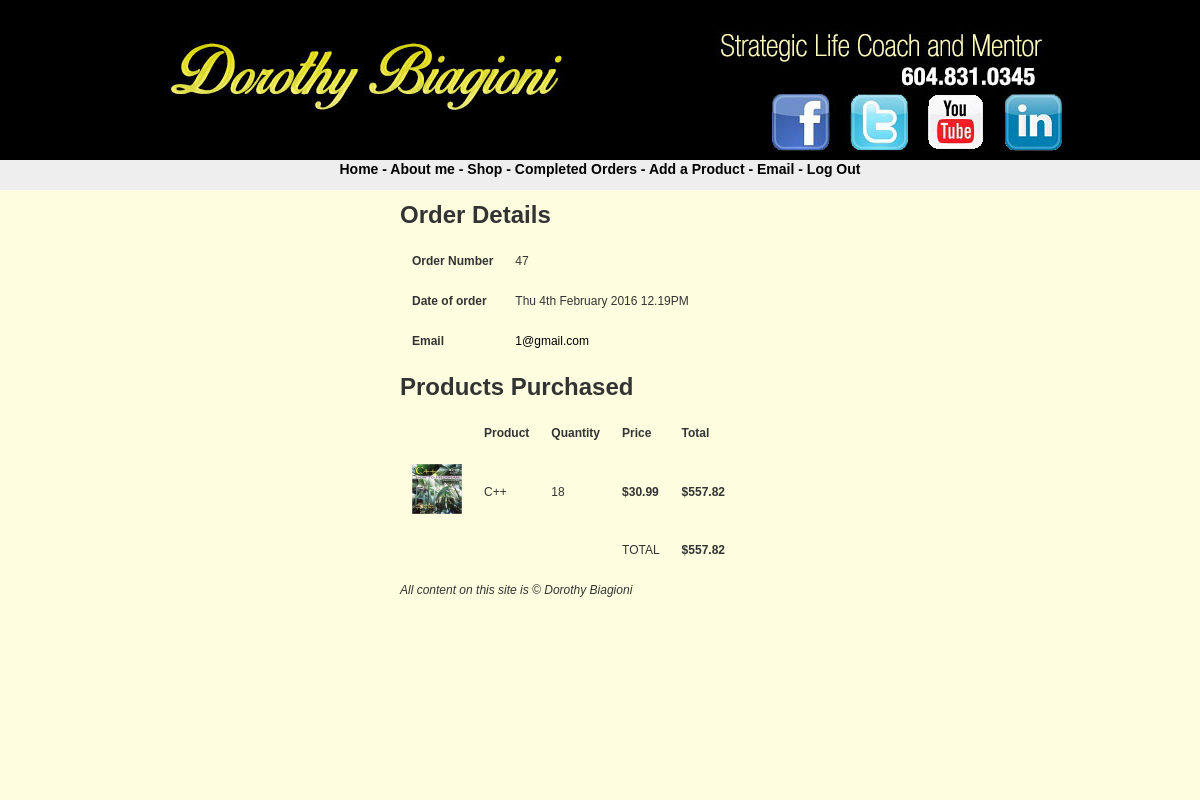
The page /src/final/admindetail.php?id=47 (signed in) on the database its author committed.
### tables this page shows
CREATE TABLE IF NOT EXISTS `orders` (
  `id` int(11) NOT NULL AUTO_INCREMENT,
  `customer_id` int(11) NOT NULL,
  `date` datetime NOT NULL,
  `total` float NOT NULL,
  `Paid` tinyint(4) NOT NULL,
  PRIMARY KEY (`id`)
);

CREATE TABLE IF NOT EXISTS `customers` (
  `id` int(11) NOT NULL AUTO_INCREMENT,
  `firstName` varchar(50) NOT NULL,
  `lastName` varchar(50) NOT NULL,
  `phone` varchar(20) NOT NULL,
  `email` varchar(150) NOT NULL,
  `password` varchar(50) NOT NULL,
  `membership` tinyint(4) NOT NULL,
  `newsletter` tinyint(4) NOT NULL,
  PRIMARY KEY (`id`),
  UNIQUE KEY `email` (`email`)
);

CREATE TABLE IF NOT EXISTS `orderitems` (
  `id` int(11) NOT NULL AUTO_INCREMENT,
  `order_id` int(11) NOT NULL,
  `product_id` int(11) NOT NULL,
  `quantity` int(11) NOT NULL,
  PRIMARY KEY (`id`)
);

CREATE TABLE IF NOT EXISTS `products` (
  `id` int(11) NOT NULL AUTO_INCREMENT,
  `name` varchar(150) NOT NULL,
  `cata` int(11) NOT NULL,
  `description` text NOT NULL,
  `image` varchar(30) NOT NULL,
  `price` float NOT NULL,
  `freebie` tinyint(1) NOT NULL,
  PRIMARY KEY (`id`)
);

### src/final/admindetail.php (the view, shortened to what this page needs)
<?php
require("header.php");
if(isset($_SESSION['SESS_ADMINLOGGEDIN']))
{
echo "<h1>Order Details</h1>";
$ordsql = "SELECT * from orders WHERE id = " . $_GET['id'] . ";";
$ordres = mysqli_query($mysqli,$ordsql) or die(mysqli_error($mysqli));
$ordrow = mysqli_fetch_assoc($ordres);
echo "<table cellpadding=10>";
echo "<tr><td><strong>Order Number</strong></td><td>" . $ordrow['id'] . "</td>";
echo "<tr><td><strong>Date of order</strong></td><td>" . date('D jS F Y g.iA',strtotime($ordrow['date'])) . "</td>";
$cussql = "SELECT * from customers WHERE id = " .$ordrow['customer_id']. ";";
$cusres = mysqli_query($mysqli,$cussql) or die(mysqli_error($mysqli));
$cusrow = mysqli_fetch_assoc($cusres);
echo "<tr><td><strong>Email</strong></td><td><a href='mailto:" . $cusrow['email'] . "'>". $cusrow['email'] . "</a></td></tr>";
echo "</table>";
$itemssql = "SELECT products.*, orderitems.*,orderitems.id AS itemid FROM products, orderitems WHERE orderitems.product_id = products.id AND order_id = " . $_GET['id'] . ";";
$itemsres = mysqli_query($mysqli,$itemssql) or die(mysqli_error($mysqli));
echo "<h1>Products Purchased</h1>";
echo "<table cellpadding=10>";
echo "<th></th>";
echo "<th>Product</th>";
echo "<th>Quantity</th>";
echo "<th>Price</th>";
echo "<th>Total</th>";
while($itemsrow = mysqli_fetch_assoc($itemsres))
{
$quantitytotal = $itemsrow['price']* $itemsrow['quantity'];
echo "<tr>";
if(empty($itemsrow['image'])) {
echo "<td><img src='./images/dummy.jpg' width='50' alt='". $itemsrow['name'] . "'></td>";
}
else {
echo "<td><img src='./images/". $itemsrow['image'] . "' width='50' alt='". $itemsrow['name'] . "'></td>";
}
echo "<td>" . $itemsrow['name'] . "</td>";
echo "<td>" . $itemsrow['quantity'] . "</td>";
echo "<td><strong>$" . sprintf('%.2f',$itemsrow['price']) . "</strong></td>";
echo "<td><strong>$" . sprintf('%.2f',$quantitytotal) . "</strong></td>";
echo "</tr>";
@$total = $total + $quantitytotal;
}
echo "<tr>";
echo "<td></td>";
echo "<td></td>";
echo "<td></td>";
echo "<td>TOTAL</td>";
echo "<td><strong>$" . sprintf('%.2f', $total). "</strong></td>";
echo "</tr>";
echo "</table>";
}
else
{
    echo("<script>alert('You are not administer.')</script>");
    echo("<script>window.location = 'login.php';</script>");
}
require("footer.php");
?>

### src/final/css/stylesheet.css (style rules this page uses)
body { font-family: "trebuchet ms", verdana, sans-serif; font-size: 12px; line-height: 1.5em; color: #333; background: #FEFDE0; margin: 0; padding: 0; text-align: center; width: 100%; }
a:link { text-decoration: none; color: #000; }
img { border: 0; }

### rows shown on the page
orders: id "47", date "Thu 4th February 2016 12.19PM"
customers: email "1@gmail.com"
orderitems: product.image (picture), product.name "C++", quantity "18", product.price "30.99", quantitytotal "557.82"

### other values the page prints
$total "557.82"
$config_sitename "Dorothy Biagioni"
